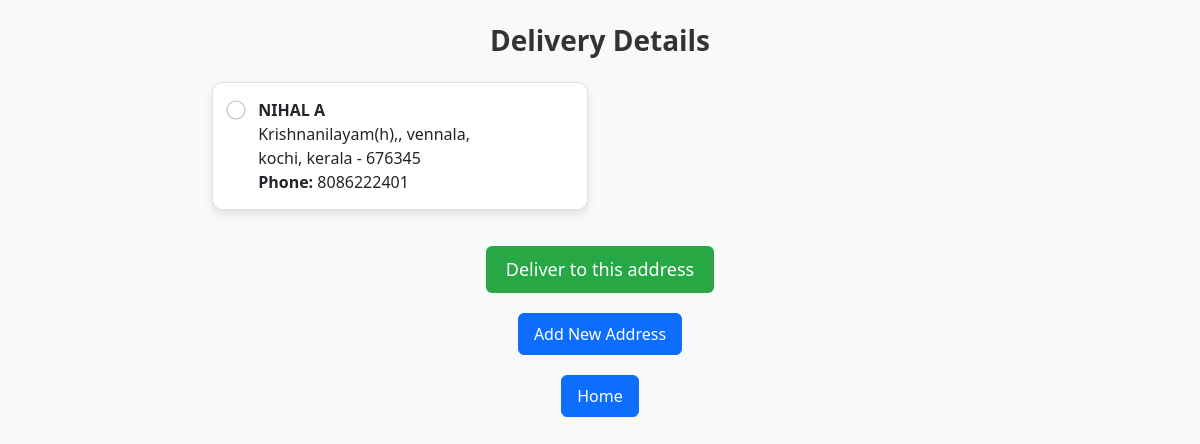
/delivery_details/ (signed in), run on an earlier commit of the app's database.
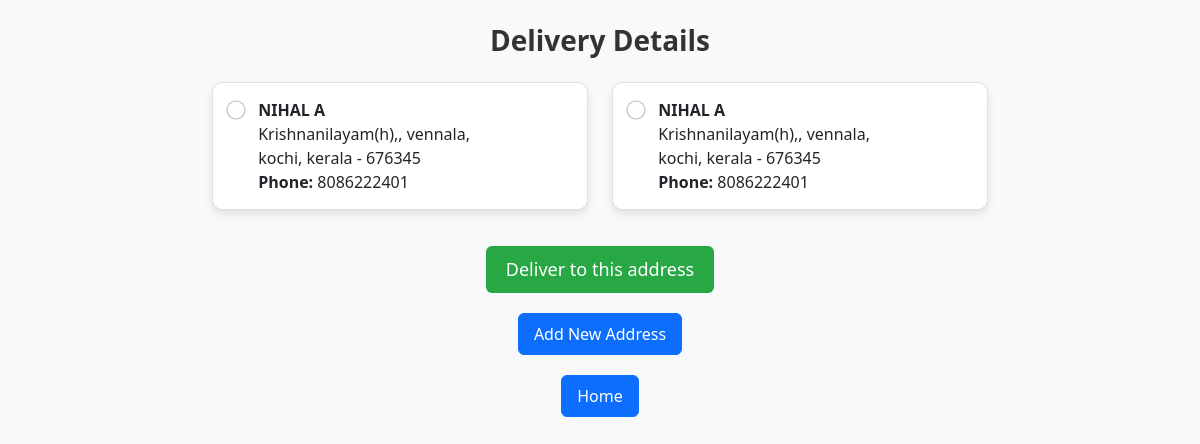
And on a later commit of the database.
### spareapp/models.py (models this page shows)
class address(models.Model):
    userdetails = models.ForeignKey(newregistration, on_delete=models.CASCADE)
    addressline1=models.CharField(max_length=200)
    addressline2=models.CharField(max_length=200)
    pincode=models.IntegerField()
    city=models.CharField(max_length=20)
    state=models.CharField(max_length=30)
    contact_name=models.CharField(max_length=30)
    contact_number=models.IntegerField()

### spareapp/views.py (the view)
# urls.py: path('delivery_details/', delivery_details, name='delivery_details'),
def delivery_details(request):
    userid=request.session['userid']
    data=address.objects.filter(userdetails__id=userid)
    return render(request,'delivery_details.html',{'data':data})

### spareapp/templates/delivery_details.html (shortened to what this page needs)
<!DOCTYPE html>
<html lang="en">
<head>
    <link href="https://cdn.jsdelivr.net/npm/bootstrap@5.0.2/dist/css/bootstrap.min.css" rel="stylesheet">
</head>
<body class="container mt-4">
    <h1 class="mb-4">Delivery Details</h1>
    <form method="get" action="{% url 'final_summary' %}">
        <div class="row">
            {% for i in data %}
            <div class="col-md-6 mb-3">
                <div class="card">
                    <div class="card-body">
                        <input type="radio" name="address" value="{{i.id}}" class="form-check-input" required>
                        <label class="form-check-label">
                            <strong>{{ i.contact_name }}</strong> <br>
                            {{ i.addressline1 }}, {{ i.addressline2 }} <br>
                            {{ i.city }}, {{ i.state }} - {{ i.pincode }} <br>
                            <strong>Phone:</strong> {{ i.contact_number }}
                        </label>
                    </div>
                </div>
            </div>
            {% endfor %}
        </div>
        <div class="text-center">
            <input type="submit" value="Deliver to this address" class="btn btn-success">
        </div>
    </form>
    <div class="text-center">
        <a href="{% url 'addaddress' %}" class="btn btn-primary">Add New Address</a>
    </div>
   <div class="text-center">
    <a href="{% url 'profile' %}" class="btn btn-primary">Home</a>
</div>
</body>
</html>

What changed in the data, as far as the page shows it:
added address: contact_name "NIHAL A", addressline1 "Krishnanilayam(h),", addressline2 "vennala,", city "kochi", state "kerala", pincode "676345", contact_number "8086222401"
